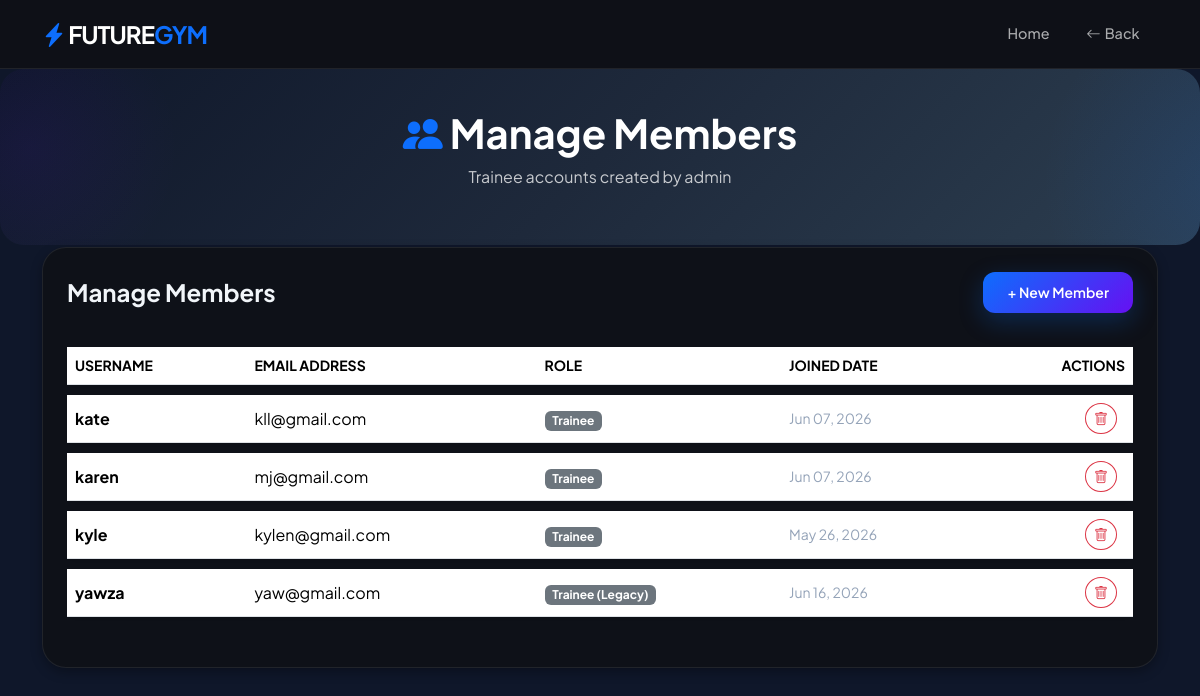
The page /manage-members/ (signed in) on the database its author committed.
### news/models.py (models this page shows, shortened)
class names(models.Model):
    ROLE_TRAINER = 'trainer'
    ROLE_TRAINEE = 'trainee'
    ROLE_CHOICES = [
        (ROLE_TRAINER, 'Trainer'),
        (ROLE_TRAINEE, 'Trainee'),
    ]
    GENDER_MALE = 'male'
    GENDER_FEMALE = 'female'
    GENDER_CHOICES = [
        (GENDER_MALE, 'Male'),
        (GENDER_FEMALE, 'Female'),
    ]
    name=models.CharField(max_length=40,null=True)
    email=models.EmailField(max_length=254,null=True,blank=True)
    phone_number=models.CharField(max_length=20,null=True,blank=True)
    detail=models.CharField(max_length=500, blank=True)
    date= models.DateTimeField(auto_now_add=True)
    image=models.ImageField(null=True,blank=True)
    role=models.CharField(max_length=10, choices=ROLE_CHOICES, default=ROLE_TRAINEE)
    gender=models.CharField(max_length=10, choices=GENDER_CHOICES, null=True, blank=True)
    trainer=models.ForeignKey(User,on_delete=models.SET_NULL,related_name='trainees',null=True, blank=True)
    preferred_trainer=models.ForeignKey(User,on_delete=models.SET_NULL,related_name='preferred_by',null=True, blank=True)
    category=models.ForeignKey(Category,on_delete=models.SET_NULL,null=True, blank=True)

### news/views.py (the view)
# urls.py: path('manage-members/', manage_members, name='manage_members_url'),
@user_passes_test(lambda u: u.is_superuser, login_url='login_url')
def manage_members(request):
    profiles = UserProfile.objects.filter(role=UserProfile.ROLE_TRAINEE).exclude(user__is_superuser=True).select_related('user', 'category').order_by('-user__date_joined')
    rows = []
    for profile in profiles:
        linked_name = names.objects.filter(trainer=profile.user).first()
        rows.append({
            'id': profile.user.id,
            'username': profile.user.username,
            'email': profile.user.email,
            'role_label': 'Trainee',
            'joined': profile.user.date_joined,
            'is_superuser': profile.user.is_superuser,
            'is_user': True,
            'name_record': linked_name.name if linked_name else None,
        })
    existing_emails = [row['email'] for row in rows if row['email']]
    superuser_emails = list(User.objects.filter(is_superuser=True).values_list('email', flat=True))
    legacy_members = names.objects.filter(role=names.ROLE_TRAINEE).exclude(email__in=existing_emails).exclude(email__in=superuser_emails).order_by('-date')
    for member in legacy_members:
        rows.append({
            'id': member.id,
            'username': member.name or 'Unknown',
            'email': member.email or 'No email',
            'role_label': 'Trainee (Legacy)',
            'joined': member.date,
            'is_superuser': False,
            'is_user': False,
            'legacy_id': member.id,
            'name_record': member.name,
        })
    return render(request, 'user_management.html', {
        'rows': rows,
        'title': 'Manage Members',
        'subtitle': 'Trainee accounts created by admin',
        'action_label': 'New Member',
        'create_url': 'register_url',
        'delete_redirect': 'manage_members_url',
    })

### news/templates/user_management.html (shortened to what this page needs)
{% extends 'base.html' %}
{% block navbar %}
<nav class="navbar navbar-expand-lg navbar-dark sticky-top">
    <div class="container">
        <a class="navbar-brand fw-bold fs-4" href="{% url 'home_url' %}">
            <i class="bi bi-lightning-charge-fill text-primary"></i> FUTURE<span class="text-primary">GYM</span>
        </a>
        <div class="collapse navbar-collapse" id="navbarNav">
            <ul class="navbar-nav ms-auto align-items-center">
                <li class="nav-item"><a class="nav-link" href="{% url 'home_url' %}">Home</a></li>
                <li class="nav-item"><a class="nav-link" href="javascript:history.back()"><i class="bi bi-arrow-left me-1"></i>Back</a></li>
            </ul>
        </div>
    </div>
</nav>
{% endblock %}
{% block content %}
<header class="gradient-header text-center">
    <div class="container">
        <h1 class="fw-bold"><i class="bi bi-people-fill text-primary"></i> {{ title|default:'User Management' }}</h1>
        <p class="opacity-75">{{ subtitle|default:'Access and manage system credentials' }}</p>
    </div>
</header>
<main class="container mb-5">
    <div class="glass-card fade-in" style="margin-top: -30px;">
        <div class="d-flex justify-content-between align-items-center mb-4">
            <h4 class="fw-bold mb-0">{{ title|default:'Registered Accounts' }}</h4>
            <a href="{% url create_url %}" class="btn btn-glow btn-sm px-4">+ {{ action_label|default:'New User' }}</a>
        </div>
        <div class="table-responsive">
            <table class="table table-hover align-middle">
                <thead class="text-muted small text-uppercase">
                    <tr>
                        <th>Username</th>
                        <th>Email Address</th>
                        <th>Role</th>
                        <th>Joined Date</th>
                        <th class="text-end">Actions</th>
                    </tr>
                </thead>
                <tbody>
                    {% for row in rows %}
                    <tr>
                        <td class="fw-bold">{{ row.username }}</td>
                        <td>{{ row.email }}</td>
                        <td>
                            <span class="badge bg-secondary">{{ row.role_label }}</span>
                        </td>
                        <td class="small text-muted">{{ row.joined|date:"M d, Y" }}</td>
                        <td class="text-end">
                            {% if not row.is_superuser %}
                                {% if row.is_user %}
                                    <a href="{% url 'delete_user_url' row.id %}"
                                       class="btn btn-outline-danger btn-sm rounded-circle me-2"
                                       onclick="return confirm('Delete this account permanently?')">
                                        <i class="bi bi-trash"></i>
                                    </a>
                                {% elif row.legacy_id %}
                                    <a href="{% url 'delete_legacy_member_url' row.legacy_id %}"
                                       class="btn btn-outline-danger btn-sm rounded-circle me-2"
                                       onclick="return confirm('Delete this legacy account permanently?')">
                                        <i class="bi bi-trash"></i>
                                    </a>
                                {% endif %}
                            {% endif %}
                        </td>
                    </tr>
                    {% empty %}
                    <tr>
                        <td colspan="5" class="text-center py-4">No accounts found.</td>
                    </tr>
                    {% endfor %}
                </tbody>
            </table>
        </div>
    </div>
</main>
{% endblock %}

### news/templates/base.html (style rules this page uses)
:root { --gym-blue: #0d6efd; --gym-purple: #6610f2; --gym-gradient: linear-gradient(135deg, #0d6efd 0%, #6610f2 100%); --gym-gradient-reverse: linear-gradient(135deg, #6610f2 0%, #0d6efd 100%); --gym-bg: #0f172a; --dark-glass: rgba(15, 17, 22, 0.92); --glass-border: rgba(255, 255, 255, 0.08); --card-shadow: 0 4px 12px rgba(0,0,0,0.3); --card-shadow-hover: 0 20px 30px -8px rgba(0,0,0,0.4), 0 8px 12px -6px rgba(0,0,0,0.2); --text-primary: #f1f5f9; --text-muted: #94a3b8; --radius-sm: 10px; --radius-md: 16px; --radius-lg: 24px; --bg-image: url('https://images.unsplash.com/photo-1517838277536-f5f99be501cd?auto=format&fit=crop&w=1920&q=80'); }
html { background-color: #0f172a !important; }
body { font-family: 'Plus Jakarta Sans', sans-serif; background: linear-gradient(rgba(15, 23, 42, 0.93), rgba(15, 23, 42, 0.93)), var(--bg-image) no-repeat center center fixed; background-size: cover; background-color: #0f172a !important; color: var(--text-primary); overflow-x: hidden; scroll-behavior: smooth; min-height: 100vh; }
.text-muted { color: #94a3b8 !important; }
.navbar { background: var(--dark-glass) !important; backdrop-filter: blur(20px) !important; -webkit-backdrop-filter: blur(20px) !important; border-bottom: 1px solid var(--glass-border); z-index: 1050; padding: 0.7rem 0; }
.navbar-brand { font-weight: 800; letter-spacing: -1px; font-size: 1.4rem; }
.nav-link { font-weight: 500; color: rgba(255,255,255,0.65) !important; transition: all 0.25s ease; margin: 0 4px; border-radius: var(--radius-sm); padding: 0.45rem 0.9rem !important; font-size: 0.9rem; }
.glass-card { background: rgba(15, 17, 22, 0.85); backdrop-filter: blur(14px); -webkit-backdrop-filter: blur(14px); border-radius: var(--radius-lg); border: 1px solid var(--glass-border); padding: 1.5rem; box-shadow: var(--card-shadow); transition: all 0.35s cubic-bezier(0.165, 0.84, 0.44, 1); color: var(--text-primary); }
.gradient-header { background: linear-gradient(135deg, #0f172a 0%, #1e293b 50%, #2c3e50 100%); color: white; border-radius: var(--radius-lg); padding: 2.5rem; margin-bottom: 2rem; position: relative; overflow: hidden; }
.gradient-header::before { content: ''; position: absolute; top: -50%; right: -20%; width: 400px; height: 400px; background: radial-gradient(circle, rgba(13,110,253,0.12) 0%, transparent 70%); border-radius: 50%; }
.gradient-header::after { content: ''; position: absolute; bottom: -30%; left: -10%; width: 300px; height: 300px; background: radial-gradient(circle, rgba(102,16,242,0.08) 0%, transparent 70%); border-radius: 50%; }
.gradient-header > * { position: relative; z-index: 1; }
.btn-glow { background: var(--gym-gradient); color: white; border: none; border-radius: 12px; padding: 10px 24px; font-weight: 600; box-shadow: 0 8px 24px rgba(13, 110, 253, 0.25); transition: all 0.3s ease; }
.fade-in { opacity: 0; transform: translateY(24px); animation: fadeInUp 0.6s ease forwards; }

### news/templates/user_management.html (style rules this page uses)
.table { border-collapse: separate; border-spacing: 0 10px; }
.table tr { background: rgba(15, 17, 22, 0.6); box-shadow: 0 2px 5px rgba(0,0,0,0.02); border-radius: 10px; color: #f1f5f9; }

### rows shown on the page
names: username "yawza", email "yaw@gmail.com", joined "Jun 16, 2026"

### other values the page prints
{{ title|default:'User Management' }} "Manage Members"
{{ subtitle|default:'Access and manage system credentials' }} "Trainee accounts created by admin"
{{ title|default:'Registered Accounts' }} "Manage Members"
{{ action_label|default:'New User' }} "New Member"
{{ row.username }} "kate" "karen" "kyle"
{{ row.email }} "kll@gmail.com" "mj@gmail.com" "kylen@gmail.com"
{{ row.role_label }} "Trainee" "Trainee" "Trainee" "Trainee (Legacy)"
{{ row.joined|date:"M d, Y" }} "Jun 07, 2026" "Jun 07, 2026" "May 26, 2026"
